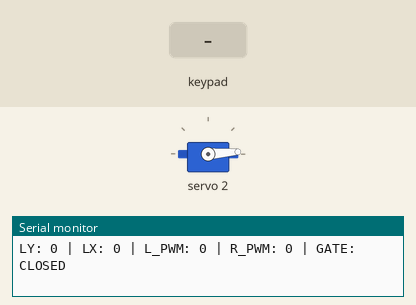
The sketch below on a simulated Arduino Uno, built with avr-gcc and run on an emulated ATmega328P. Shown: servo, the last lines printed to the serial monitor. The test bench sets the inputs (shaded band).

Above: at 1.3 s.
1.4 s: key 'O' pressed
At 1.8 s:
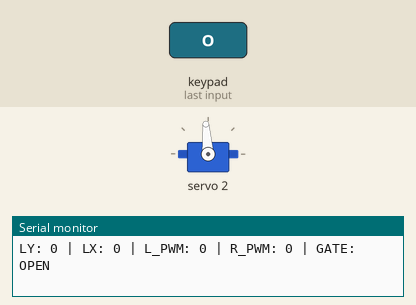
2.9 s: key 'X' pressed
At 4.2 s:
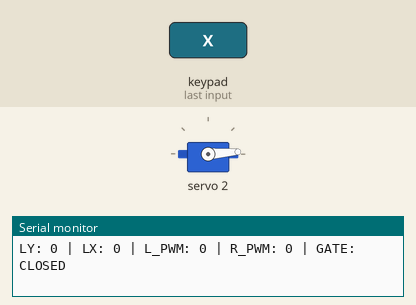
Timing chart, 0 to 5.9 s (numbered marks = the images above; inputs shaded):
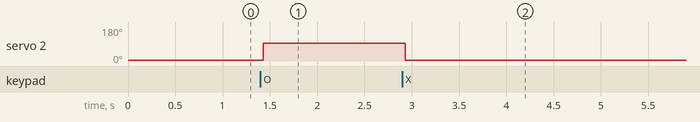

Measured:
- after the input at 1.4 s, servo 2: 4° → 94° at once
- after the input at 2.9 s, servo 2: 94° → 4° at once

The sketch:

plspls.ino
```cpp
#include <Wire.h>
#include <Adafruit_PWMServoDriver.h>
#include <PS2X_lib.h>

// PCA9685
Adafruit_PWMServoDriver pwm = Adafruit_PWMServoDriver();

// PS2 pin
#define PS2_DAT 12
#define PS2_CMD 13
#define PS2_SEL 15
#define PS2_CLK 14

// PS2 Controller
PS2X ps2x;

// Động cơ di chuyển
#define LEFT_FORWARD 8
#define LEFT_BACKWARD 9
#define RIGHT_FORWARD 10
#define RIGHT_BACKWARD 11

// Động cơ nâng/thả (motor 180 RPM)
#define LIFT_UP_1 12
#define LIFT_DOWN_1 13
#define LIFT_UP_2 14
#define LIFT_DOWN_2 15

// Servo cánh chắn vật
#define SERVO_GATE 2  // kênh PWM số 2

// Trạng thái cửa
bool isGateOpen = false;

// Chuyển góc servo thành giá trị PWM (0–4095)
int angleToPulse(int angle) {
  return map(angle, 0, 180, 120, 500); // chỉnh tùy theo loại servo
}

void setup() {
  Serial.begin(115200);

  // Kết nối PS2
  int error = -1;
  for (int i = 0; i < 10; i++) {
    delay(100);
    error = ps2x.config_gamepad(PS2_CLK, PS2_CMD, PS2_SEL, PS2_DAT, true, true);
    if (!error) break;
    Serial.print(".");
  }

  if (error) {
    Serial.println("❌ Không kết nối được tay cầm PS2!");
    while (true);
  }

  Serial.println("\n✅ Tay cầm PS2 đã kết nối!");

  // Khởi tạo PCA9685
  pwm.begin();
  pwm.setOscillatorFrequency(27000000);
  pwm.setPWMFreq(50);
  Wire.setClock(400000);

  // Đặt vị trí servo cửa mặc định là đóng (góc 0°)
  pwm.setPWM(SERVO_GATE, 0, angleToPulse(0));
  isGateOpen = false;

  // Dừng tất cả động cơ
  stopAll();
}

void stopAll() {
  pwm.setPWM(LEFT_FORWARD, 0, 0);
  pwm.setPWM(LEFT_BACKWARD, 0, 0);
  pwm.setPWM(RIGHT_FORWARD, 0, 0);
  pwm.setPWM(RIGHT_BACKWARD, 0, 0);
  pwm.setPWM(LIFT_UP_1, 0, 0);
  pwm.setPWM(LIFT_DOWN_1, 0, 0);
  pwm.setPWM(LIFT_UP_2, 0, 0);
  pwm.setPWM(LIFT_DOWN_2, 0, 0);
}

void loop() {
  ps2x.read_gamepad();

  int deadzone = 10;

  // Đọc joystick trái (PSS_LX: ngang, PSS_LY: dọc)
  int rawX = ps2x.Analog(PSS_RX);
  int rawY = ps2x.Analog(PSS_LY);

  int x = 128 - rawX;
  int y = 128 - rawY;

  if (abs(x) < deadzone) x = 0;
  if (abs(y) < deadzone) y = 0;

  // Tính tốc độ từng bánh
  int leftSpeed = y + x;
  int rightSpeed = y - x;

  leftSpeed = constrain(leftSpeed, -128, 128);
  rightSpeed = constrain(rightSpeed, -128, 128);

  int pwmLeft = map(abs(leftSpeed), 0, 128, 0, 2730);
  int pwmRight = map(abs(rightSpeed), 0, 128, 0, 2730);

  // Điều khiển bánh trái
  if (leftSpeed > 10) {
    pwm.setPWM(LEFT_FORWARD, 0, pwmLeft);
    pwm.setPWM(LEFT_BACKWARD, 0, 0);
  } else if (leftSpeed < -10) {
    pwm.setPWM(LEFT_FORWARD, 0, 0);
    pwm.setPWM(LEFT_BACKWARD, 0, pwmLeft);
  } else {
    pwm.setPWM(LEFT_FORWARD, 0, 0);
    pwm.setPWM(LEFT_BACKWARD, 0, 0);
  }

  // Điều khiển bánh phải
  if (rightSpeed > 10) {
    pwm.setPWM(RIGHT_FORWARD, 0, pwmRight);
    pwm.setPWM(RIGHT_BACKWARD, 0, 0);
  } else if (rightSpeed < -10) {
    pwm.setPWM(RIGHT_FORWARD, 0, 0);
    pwm.setPWM(RIGHT_BACKWARD, 0, pwmRight);
  } else {
    pwm.setPWM(RIGHT_FORWARD, 0, 0);
    pwm.setPWM(RIGHT_BACKWARD, 0, 0);
  }

  // Điều khiển cơ cấu nâng/thả
  if (ps2x.Button(PSB_R2)) {
    pwm.setPWM(LIFT_UP_1, 0, 2730);
    pwm.setPWM(LIFT_DOWN_1, 0, 0);
    pwm.setPWM(LIFT_UP_2, 0, 0);
    pwm.setPWM(LIFT_DOWN_2, 0, 2730);
  } else if (ps2x.Button(PSB_R1)) {
    pwm.setPWM(LIFT_UP_1, 0, 0);
    pwm.setPWM(LIFT_DOWN_1, 0, 2730);
    pwm.setPWM(LIFT_UP_2, 0, 2730);
    pwm.setPWM(LIFT_DOWN_2, 0, 0);
  } else {
    pwm.setPWM(LIFT_UP_1, 0, 0);
    pwm.setPWM(LIFT_DOWN_1, 0, 0);
    pwm.setPWM(LIFT_UP_2, 0, 0);
    pwm.setPWM(LIFT_DOWN_2, 0, 0);
  }

  // === Servo cánh chắn vật ===
  if (ps2x.ButtonPressed(PSB_CIRCLE) && !isGateOpen) {
    pwm.setPWM(SERVO_GATE, 0, angleToPulse(90));  // Mở cửa
    isGateOpen = true;
  } else if (ps2x.ButtonPressed(PSB_CROSS) && isGateOpen) {
    pwm.setPWM(SERVO_GATE, 0, angleToPulse(0));   // Đóng cửa
    isGateOpen = false;
  }

  // Debug
  Serial.print("LY: "); Serial.print(y);
  Serial.print(" | LX: "); Serial.print(x);
  Serial.print(" | L_PWM: "); Serial.print(pwmLeft);
  Serial.print(" | R_PWM: "); Serial.print(pwmRight);
  Serial.print(" | GATE: "); Serial.println(isGateOpen ? "OPEN" : "CLOSED");

  delay(30);
}
```
